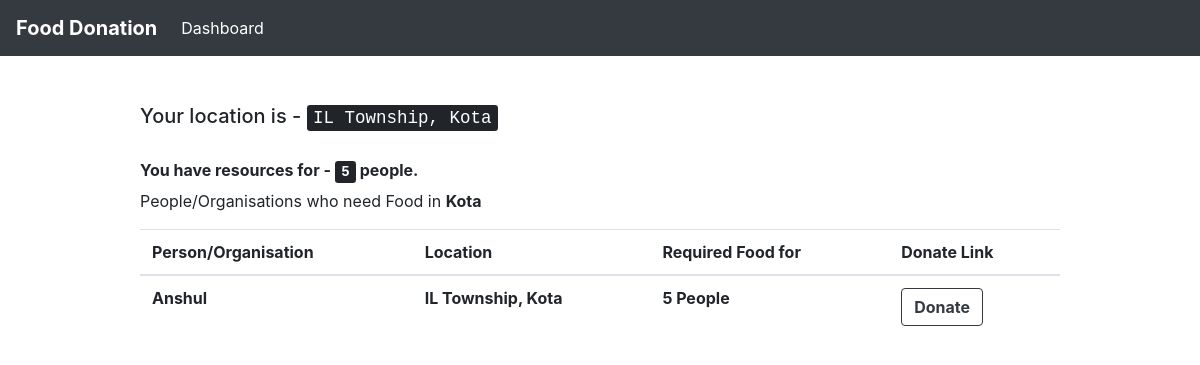
/users/showRecievers/ (signed in), run on the app's committed database.
### customUser/models.py (models this page shows, shortened)
class CustomUser(AbstractUser):
    pin_code = models.IntegerField(null = True)
    contact_no = models.IntegerField(null = True)
    resources = models.IntegerField(null = True) # no. of persons avability/requirement
    locality = models.CharField(max_length = 100)
    city = models.CharField(max_length = 50)
    """CHOICES=[('0','Donor'),
                   ('1','Reciever')]"""
    state = models.CharField(max_length = 50, default = " ")
    donor = models.BooleanField(default = 'False') # 0 - Donor 1 - Reciever
    email = models.EmailField(unique=True)
    organisation = models.BooleanField(default = 'False')

### customUser/views.py (the view)
# urls.py: path('showRecievers/', views.show_nearby_recievers, name = 'showNearbyRecievers'),
@login_required(login_url = "/users/login")
def show_nearby_recievers(request):
	you = request.user
	you_address = you.locality + ',' + you.city
	donors = CustomUser.objects.filter(city = you.city)
	return render(request, 'show_recievers.html', {'you' : you, 'donors' : donors})

### templates/show_recievers.html (shortened to what this page needs)
{% extends 'base.html' %}
{% block content %}
	<h5> Your location is - <kbd> {{ you.locality }}, {{ you.city }} </kbd> </h5> <br>
	<h6> <strong> You have resources for - <kbd> {{ you.resources }}</kbd> people.</strong></h6>
	<p> People/Organisations who need Food in <strong> {{ you.city }} </strong> </p>
	<table class = "table">
			<thead>
				<tr>
					<th scope="col"> Person/Organisation </th>
					<th scope="col"> Location </th>
					<th scope="col"> Required Food for </th>
					<th scope ="col"> Donate Link </th>
				</tr>
			</thead>
			<tbody>
	{% for i in donors %}
		{% if i.username != 'admin' and i.donor == False and i.resources > 0 %}
				<tr>
				<th scope="row"> {{ i.username }}  </th>
				<th scope="row"> {{ i.locality }}, {{ i.city }} </th>
				<th scope="row"> {{ i.resources }} People </th>
				<th scope="row">
					<a href="{% url 'donation_done' i.email %}" class="btn btn-outline-dark"  method = "post"><strong>Donate</strong></a>
				</th>
			</tr>
		{% endif %}
	{% endfor %}
	</tbody>
			</table>
	<br> <br>
{% endblock %}

### data on the page
CustomUser: locality "IL Township", city "Kota", resources "5", username "Anshul"
